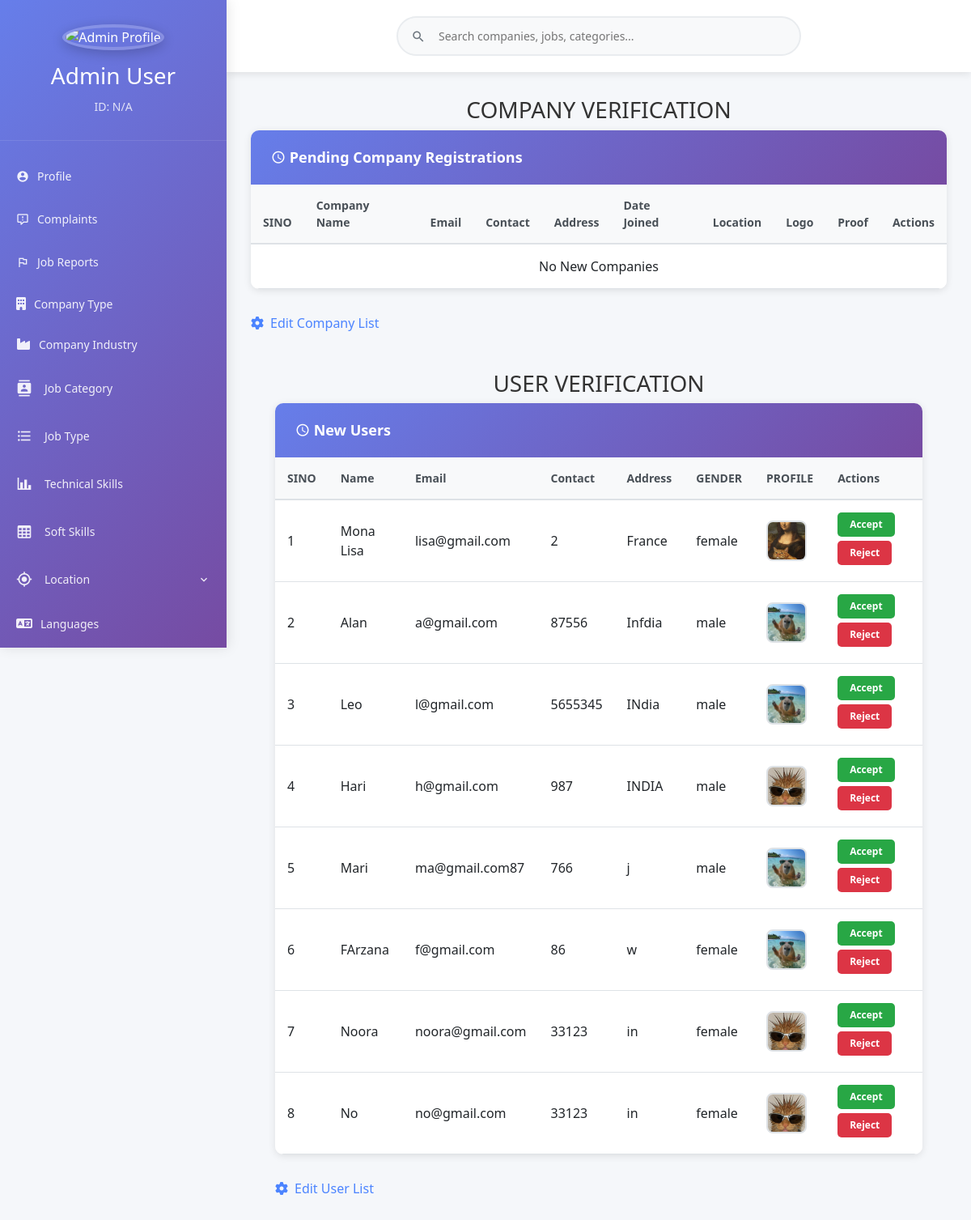
The page /Admin/AdminHome.php on the database its author committed.
### tables this page shows
CREATE TABLE `tbl_user` (
  `user_id` int(11) NOT NULL,
  `user_name` varchar(50) NOT NULL,
  `user_gender` varchar(50) NOT NULL,
  `user_email` varchar(50) NOT NULL,
  `user_contact` int(10) NOT NULL,
  `user_password` varchar(50) NOT NULL,
  `user_address` longtext NOT NULL,
  `user_resume` varchar(700) NOT NULL,
  `user_photo` varchar(700) NOT NULL,
  `user_status` int(11) NOT NULL DEFAULT 0
);

### Admin/AdminHome.php (the view, shortened to what this page needs)
<?php
include("../Assets/Connection/connection.php");
?>
<!DOCTYPE html>
<html lang="en">
<head>
    <link rel="stylesheet" href="https://cdnjs.cloudflare.com/ajax/libs/MaterialDesign-Webfont/7.0.96/css/materialdesignicons.min.css">
    <link href="https://cdnjs.cloudflare.com/ajax/libs/bootstrap/5.3.0/css/bootstrap.min.css" rel="stylesheet">
    <link rel="stylesheet" href="https://cdnjs.cloudflare.com/ajax/libs/font-awesome/6.4.0/css/all.min.css">
    <link rel="stylesheet" href="../Assets/Templates/Admin/Admin-Template/Styles/Dashboard.css">
    <link rel="stylesheet" href="../Assets/Templates/Admin/Template/Styles/ButtonImage.css">
</head>
<body>
    <?php
    $admin_photo = "";
    $admin_name = "";
    $admin_id_display = "";
    ?>
    <div class="sidebar">
        <div class="admin-profile">
        <img src="../Assets/Files/AdminPhoto/<?php echo !empty($admin_photo) ? $admin_photo : 'default-avatar.png'; ?>" alt="Admin Profile">
            <h3><?php echo !empty($admin_name) ? $admin_name : 'Admin User'; ?></h3>
            <small>ID: <?php echo !empty($admin_id_display) ? $admin_id_display : 'N/A'; ?></small>
                </div>
        <ul class="nav-menu">
            <li class="nav-item">
                <a class="nav-link" href="AdminProfile.php">
                    <i class="mdi mdi-account-circle" style="margin-right: 10px;"></i>
                    <span class="menu-title">Profile</span>
                </a>
            </li>
            <li class="nav-item">
                <a class="nav-link" href="ViewComplaints.php">
                    <i class="mdi mdi-comment-alert-outline" style="margin-right: 10px;"></i>
                    <span class="menu-title">Complaints</span>
                </a>
            </li>
            <li class="nav-item">
                <a class="nav-link" href="JobReports.php">
                    <i class="mdi mdi-flag-outline" style="margin-right: 10px;"></i>
                    <span class="menu-title">Job Reports</span>
                </a>
            </li>
            <li class="nav-item">
                <a class="nav-link" href="Companytype.php">
                    <i class="fas fa-building" style="margin-right: 10px;"></i>
                    <span class="menu-title">Company Type</span>
                </a>
            </li>
             <li class="nav-item">
                <a class="nav-link" href="CompanyIndustry.php">
                    <i class="fas fa-industry" style="margin-right: 10px;"></i>
                    <span class="menu-title">Company Industry</span>
                </a>
            </li>
            <li class="nav-item">
                <a class="nav-link" href="Jobcategory.php">
                    <i class="mdi mdi-contacts menu-icon"></i>
                    <span class="menu-title">Job Category</span>
                </a>
            </li>
            <li class="nav-item">
                <a class="nav-link" href="JobType.php">
                    <i class="mdi mdi-format-list-bulleted menu-icon"></i>
                    <span class="menu-title">Job Type</span>
                </a>
            </li>
            <li class="nav-item">
                <a class="nav-link" href="TechnicalSkill.php">
                    <i class="mdi mdi-chart-bar menu-icon"></i>
                    <span class="menu-title">Technical Skills</span>
                </a>
            </li>
            <li class="nav-item">
                <a class="nav-link" href="SoftSkill.php">
                    <i class="mdi mdi-table-large menu-icon"></i>
                    <span class="menu-title">Soft Skills</span>
                </a>
            </li>
            <li class="nav-item">
                <a class="nav-link" href="#" onclick="toggleSubmenu('location-submenu', this)">
                    <i class="mdi mdi-crosshairs-gps menu-icon"></i>
                    <span class="menu-title">Location</span>
                    <i class="mdi mdi-chevron-down menu-arrow"></i>
                </a>
            </li>
            <li class="nav-item">
                <a class="nav-link" href="Languages.php">
                    <i class="fas fa-language" style="margin-right: 10px;"></i>
                    <span class="menu-title">Languages</span>
                </a>
            </li>
            <li class="nav-item">
                <a class="nav-link" href="JobListing.php">
                </a>
            </li>
        </ul>
    </div>
    <div class="main-content">
        <div class="header">
            <div class="search-container">
                <i class="mdi mdi-magnify search-icon"></i>
                <input type="text" class="search-box" placeholder="Search companies, jobs, categories..." id="searchInput">
            </div>
        </div>
        <div class="content-area">
            <h3 align="center" >COMPANY VERIFICATION </h3>
            <div class="table-container">
                <div class="table-header">
                    <i class="mdi mdi-clock-outline"></i> Pending Company Registrations
                </div>
                <div class="table-responsive">
                    <table class="table" >
                        <thead>
                            <tr>
                                <th>SINO</th>
                                <th>Company Name</th>
                                <th>Email</th>
                                <th>Contact</th>
                                <th>Address</th>
                                <th>Date Joined</th>
                                <th>Location</th>
                                <th>Logo</th>
                                <th>Proof</th>
                                <th>Actions</th>
                            </tr>
                        </thead>
                        <tbody>
                            <?php
                            $i = 0;
                            $selqry = "SELECT * FROM tbl_company c
                                      INNER JOIN tbl_place p ON c.place_id = p.place_id
                                      INNER JOIN tbl_district d ON d.district_id = p.district_id
                                      INNER JOIN tbl_state s ON s.state_id = d.state_id
                                      WHERE c.company_status = '0'";
                            $rows = $con->query($selqry);
                            if($rows->num_rows > 0) {
                                while($data = $rows->fetch_assoc()) {
                                    $i++;
                            ?>
                            <tr>
                                <td><?php echo $i; ?></td>
                                <td><?php echo $data['company_name'] ?></td>
                                <td><?php echo $data['company_email'] ?></td>
                                <td><?php echo $data['company_contact'] ?></td>
                                <td><?php echo $data['company_address'] ?></td>
                                <td><?php echo $data['company_date_join'] ?></td>
                                <td>
                                    <small>
                                       <?php echo htmlspecialchars($data['place_name']); ?><br>
                                       <?php echo  htmlspecialchars($data['district_name']); ?><br>
                                       <?php echo  htmlspecialchars($data['state_name']); ?>
                                    </small>
                                </td>
                                <td>
                                     <img src="../Assets/Files/CompanyDocs/<?php echo $data['company_logo']; ?>"
                                         alt="Logo" class="company-logo">
                                </td>
                                <td>
                                    <a href="../Assets/Files/CompanyProof/<?php echo $data['company_proof']; ?>" target="_blank">
                                        <img src="../Assets/Files/CompanyProof/<?php echo $data['company_proof']; ?>"
                                         alt="Proof" class="company-logo">
                                    </a>
                                </td>
                               <td>
    <div class="action-buttons">
        <a href="?acid=<?php echo $data['company_id']; ?>" class="action-btn btn-accept"
           onclick="return confirm('Verify Company?')">Accept</a>
        <a href="?rejid=<?php echo $data['company_id']; ?>" class="action-btn btn-reject"
           onclick="return confirm('Reject Company?')">Reject</a>
    </div>
</td>
                            </tr>
                            <?php
                                }
                            } else {
                                echo '<tr><td colspan="10" class="text-center">No New Companies</td></tr>';
                            }
                            ?>
                        </tbody>
                    </table>
                </div>
            </div>
 <p>
<a href="CompanyList.php" class="link-with-icon">
        <i class="fas fa-cog"></i>
        Edit Company List
        </a>
</p>
  <div class="content-area">
            <h3 align="center" >USER VERIFICATION </h3>
            <div class="table-container">
                <div class="table-header">
                    <i class="mdi mdi-clock-outline"></i> New Users
                </div>
                <div class="table-responsive">
                    <table class="table" >
                        <thead>
                            <tr>
                                <th>SINO</th>
                                <th>Name</th>
                                <th>Email</th>
                                <th>Contact</th>
                                <th>Address</th>
                                <th>GENDER</th>
                                <th>PROFILE</th>
                                <th>Actions</th>
                            </tr>
                        </thead>
                        <tbody>
     <?php
                            $i = 0;
                           $selqry="select * from tbl_user where user_status='0'";
                            $rows = $con->query($selqry);
                            if($rows->num_rows > 0) {
                                while($data = $rows->fetch_assoc()) {
                                    $i++;
                            ?>
                            <tr>
                                <td><?php echo $i; ?></td>
                                <td><?php echo $data['user_name'] ?></td>
                                <td><?php echo $data['user_email'] ?></td>
                                <td><?php echo $data['user_contact'] ?></td>
                                <td><?php echo $data['user_address'] ?></td>
                                <td><?php echo $data['user_gender'] ?></td>
                                <td>
                                    <img src="../Assets/Files/UserPhoto/<?php echo $data['user_photo']; ?>"
                                         alt="Logo" class="company-logo">
                                </td>
                                <td>
                                    <a href="?auid=<?php echo $data['user_id']; ?>" class="action-btn btn-accept"
                                       onclick="return confirm('Verify User?')">Accept</a>&nbsp
                                    <a href="?rejuid=<?php echo $data['user_id']; ?>" class="action-btn btn-reject"
                                       onclick="return confirm('Reject User?')">Reject</a>&nbsp
                                   <br>
                                </td>
                            </tr>
                            <?php
                                }
                            } else {
                                echo '<tr><td colspan="10" class="text-center">No New Users</td></tr>';
                            }
                            ?>
                        </tbody>
                    </table>
                </div>
            </div>
<p>
<a href=" UserList.php" class="link-with-icon">
        <i class="fas fa-cog"></i>
        Edit User List
        </a>
</p>
</body>
</html>

### Assets/Templates/Admin/Admin-Template/Styles/Dashboard.css (style rules this page uses)
:root { --primary-color: #4c84ff; --secondary-color: #6c757d; --success-color: #28a745; --danger-color: #dc3545; --warning-color: #ffc107; --info-color: #17a2b8; --light-color: #f8f9fa; --dark-color: #343a40; --sidebar-width: 280px; }
* { margin: 0; padding: 0; box-sizing: border-box; }
body { font-family: 'Segoe UI', Tahoma, Geneva, Verdana, sans-serif; background-color: #f5f7fa; color: #333; }
.sidebar { position: fixed; top: 0; left: 0; width: var(--sidebar-width); height: 100vh; background: linear-gradient(135deg, #667eea 0%, #764ba2 100%); color: white; overflow-y: auto; z-index: 1000; box-shadow: 2px 0 15px rgba(0,0,0,0.1); }
.admin-profile { padding: 30px 20px; text-align: center; border-bottom: 1px solid rgba(255,255,255,0.1); }
.admin-profile img { width: 80px; height: 80px; border-radius: 50%; border: 4px solid rgba(255,255,255,0.2); object-fit: cover; margin-bottom: 15px; box-shadow: 0 4px 15px rgba(0,0,0,0.2); }
.admin-profile small { color: rgba(255,255,255,0.8); font-size: 14px; }
.nav-menu { padding: 20px 0; }
.nav-item { list-style: none; margin-bottom: 5px; }
.nav-link { display: flex; align-items: center; padding: 12px 20px; color: rgba(255,255,255,0.9); text-decoration: none; transition: all 0.3s ease; position: relative; }
.menu-icon { font-size: 20px; margin-right: 15px; width: 20px; }
.menu-title { font-size: 14px; font-weight: 500; }
.menu-arrow { margin-left: auto; font-size: 16px; transition: transform 0.3s ease; }
.main-content { margin-left: var(--sidebar-width); min-height: 100vh; }
.header { background: white; padding: 20px 30px; box-shadow: 0 2px 10px rgba(0,0,0,0.1); display: flex; align-items: center; justify-content: center; position: sticky; top: 0; z-index: 100; }
.search-container { max-width: 500px; width: 100%; position: relative; }
.search-box { width: 100%; padding: 12px 20px 12px 50px; border: 2px solid #e9ecef; border-radius: 25px; font-size: 14px; outline: none; transition: all 0.3s ease; background: #f8f9fa; }
.search-icon { position: absolute; left: 18px; top: 50%; transform: translateY(-50%); color: #6c757d; font-size: 18px; }
.content-area { padding: 30px; }
.table-container { background: white; border-radius: 10px; box-shadow: 0 2px 10px rgba(0,0,0,0.1); margin-bottom: 30px; overflow: hidden; }
.table-header { background: linear-gradient(135deg, #667eea 0%, #764ba2 100%); color: white; padding: 20px 25px; font-size: 18px; font-weight: 600; }
.table-responsive { border-radius: 0 0 10px 10px; }
.table { margin-bottom: 0; }
.table th { background: #f8f9fa; border-top: none; font-weight: 600; color: #495057; padding: 15px; font-size: 14px; border-bottom: 2px solid #dee2e6; }
.table td { padding: 15px; vertical-align: middle; border-bottom: 1px solid #dee2e6; }
.action-btn { padding: 6px 15px; border: none; border-radius: 5px; font-size: 12px; font-weight: 600; text-decoration: none; display: inline-block; margin: 0 3px; transition: all 0.3s ease; }
.btn-accept { background: var(--success-color); color: white; }
.btn-reject { background: var(--danger-color); color: white; }
.action-btn { padding: 6px 15px; border: none; border-radius: 5px; font-size: 12px; font-weight: 600; text-decoration: none; display: inline-block; margin: 0 5px 5px 0; transition: all 0.3s ease; }
.company-logo { width: 50px; height: 50px; border-radius: 8px; object-fit: cover; border: 2px solid #dee2e6; }
.table-container { animation: fadeIn 0.5s ease; }
.table td .action-btn { margin-right: 8px; }

### Assets/Templates/Admin/Admin-Template/Styles/ButtonImage.css (style rules this page uses)
a { color: #4c84ff; text-decoration: none; transition: all 0.3s ease; }
.link-with-icon { display: inline-flex; align-items: center; gap: 8px; color: #4c84ff; text-decoration: none; font-weight: 500; transition: all 0.3s ease; }
.link-with-icon i { font-size: 16px; transition: transform 0.3s ease; }

### rows shown on the page
tbl_user: user_name "Mona Lisa", user_email "lisa@gmail.com", user_contact "2", user_address "France", user_gender "female", user_photo (picture)
tbl_user: user_name "Alan", user_email "a@gmail.com", user_contact "87556", user_address "Infdia", user_gender "male", user_photo (picture)
tbl_user: user_name "Leo", user_email "l@gmail.com", user_contact "5655345", user_address "INdia", user_gender "male", user_photo (picture)
tbl_user: user_name "Hari", user_email "h@gmail.com", user_contact "987", user_address "INDIA", user_gender "male", user_photo (picture)
tbl_user: user_name "Mari", user_email "ma@gmail.com87", user_contact "766", user_address "j", user_gender "male", user_photo (picture)
tbl_user: user_name "FArzana", user_email "f@gmail.com", user_contact "86", user_address "w", user_gender "female", user_photo (picture)
tbl_user: user_name "Noora", user_email "noora@gmail.com", user_contact "33123", user_address "in", user_gender "female", user_photo (picture)
tbl_user: user_name "No", user_email "no@gmail.com", user_contact "33123", user_address "in", user_gender "female", user_photo (picture)
